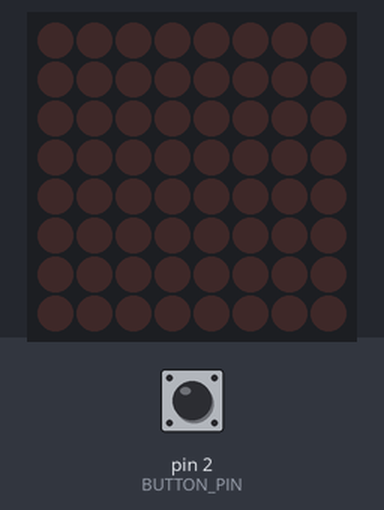
Simulated run of this sketch. Board: Arduino Uno, built with avr-gcc and run on an emulated ATmega328P. Shown: 8×8 LED matrix. The test bench sets the inputs (shaded band); at power-on: pin 2 (BUTTON_PIN) HIGH.

Above: at 1.2 s.
1.3 s: pin 2 (BUTTON_PIN) pulled LOW for 0.15 s
At 1.36 s:
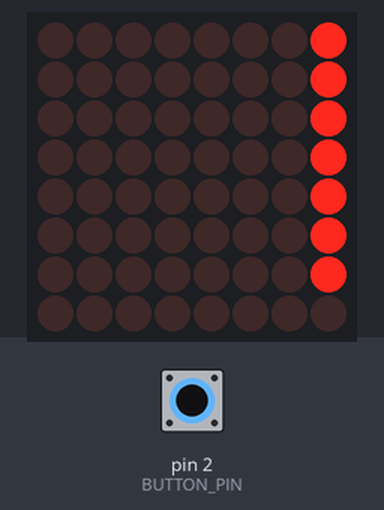
At 1.75 s:
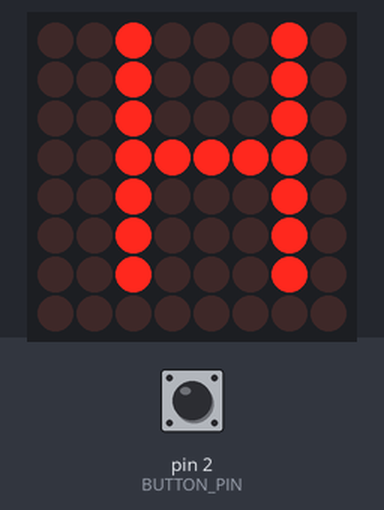

Measured:
- after the input at 1.3 s, the display: changes after 0.05 s (image 1)

The sketch:

sliding-_hello_-push-button.ino
```cpp
#include <MD_Parola.h>
#include <MD_MAX72xx.h>
#include <SPI.h>

#define HARDWARE_TYPE MD_MAX72XX::PAROLA_HW
#define MAX_DEVICES 1  // Single 8x8 matrix

#define DATA_PIN   11
#define CS_PIN     10
#define CLK_PIN    13
#define BUTTON_PIN 2   // Connect button between Pin 2 and GND

MD_Parola myDisplay = MD_Parola(HARDWARE_TYPE, DATA_PIN, CLK_PIN, CS_PIN, MAX_DEVICES);

// \x03 is the built-in Heart symbol in the Parola font library!
const char message[] = "HELLO";

bool isStarted = false; // Tracks if the button has been pressed

void setup() {
  // Configure button with internal pull-up resistor (HIGH when open, LOW when pressed)
  pinMode(BUTTON_PIN, INPUT_PULLUP);

  myDisplay.begin();
  myDisplay.setIntensity(5); // Brightness 0-15

  // Set up smooth scrolling:
  // displayText(text, alignment, speed_ms, pause_ms, effectIn, effectOut)
  myDisplay.displayText(message, PA_CENTER, 80, 0, PA_SCROLL_LEFT, PA_SCROLL_LEFT);
}

void loop() {
  // 1. Wait for button press to start
  if (!isStarted) {
    if (digitalRead(BUTTON_PIN) == LOW) { // Button pressed
      delay(50);                          // Simple debounce delay
      isStarted = true;                   // Lock in started state
    }
    return; // Don't run animation yet
  }

  // 2. Animate the text scrolling left after button press
  if (myDisplay.displayAnimate()) {
    myDisplay.displayReset(); // Loop animation when finished
  }
}
```
